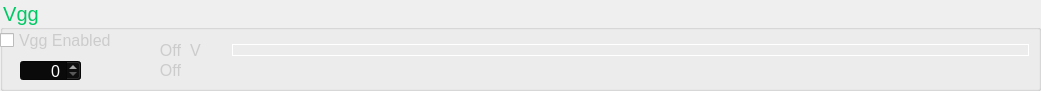
    <widget class="QGroupBox" name="groupBoxVgg">
     <property name="geometry">
      <rect>
       <x>20</x>
       <y>480</y>
       <width>1041</width>
       <height>91</height>
      </rect>
     </property>
     <property name="font">
      <font>
       <pointsize>15</pointsize>
      </font>
     </property>
     <property name="styleSheet">
      <string notr="true">color: rgb(0, 200, 100);
background-color: rgba(0, 0, 0xff);</string>
     </property>
     <property name="title">
      <string>Vgg</string>
     </property>
     <widget class="QSpinBox" name="spnVgg">
      <property name="geometry">
       <rect>
        <x>20</x>
        <y>60</y>
        <width>61</width>
        <height>21</height>
       </rect>
      </property>
      <property name="font">
       <font>
        <pointsize>12</pointsize>
       </font>
      </property>
      <property name="styleSheet">
       <string notr="true">background-color: rgb(10, 10, 10);
color: rgb(255, 255, 255);</string>
      </property>
      <property name="alignment">
       <set>Qt::AlignRight|Qt::AlignTrailing|Qt::AlignVCenter</set>
      </property>
      <property name="buttonSymbols">
       <enum>QAbstractSpinBox::UpDownArrows</enum>
      </property>
      <property name="minimum">
       <number>0</number>
      </property>
      <property name="maximum">
       <number>255</number>
      </property>
      <property name="singleStep">
       <number>16</number>
      </property>
      <property name="value">
       <number>0</number>
      </property>
      <property name="displayIntegerBase">
       <number>10</number>
      </property>
     </widget>
     <widget class="QCheckBox" name="checkBoxVggEnabled">
      <property name="geometry">
       <rect>
        <x>0</x>
        <y>30</y>
        <width>121</width>
        <height>21</height>
       </rect>
      </property>
      <property name="font">
       <font>
        <pointsize>12</pointsize>
       </font>
      </property>
      <property name="styleSheet">
       <string notr="true">color: rgb(204, 204, 204);</string>
      </property>
      <property name="text">
       <string>Vgg Enabled</string>
      </property>
     </widget>
     <widget class="QLabel" name="lblDigPotiCustomer_15">
      <property name="geometry">
       <rect>
        <x>190</x>
        <y>40</y>
        <width>21</width>
        <height>21</height>
       </rect>
      </property>
      <property name="font">
       <font>
        <pointsize>12</pointsize>
       </font>
      </property>
      <property name="styleSheet">
       <string notr="true">color: rgb(204, 204, 204);</string>
      </property>
      <property name="text">
       <string>V</string>
      </property>
      <property name="alignment">
       <set>Qt::AlignLeading|Qt::AlignLeft|Qt::AlignVCenter</set>
      </property>
     </widget>
     <widget class="QLabel" name="lbl_Vgg">
      <property name="geometry">
       <rect>
        <x>130</x>
        <y>40</y>
        <width>51</width>
        <height>21</height>
       </rect>
      </property>
      <property name="font">
       <font>
        <pointsize>12</pointsize>
       </font>
      </property>
      <property name="styleSheet">
       <string notr="true">color: rgb(204, 204, 204);</string>
      </property>
      <property name="text">
       <string>Off</string>
      </property>
      <property name="alignment">
       <set>Qt::AlignRight|Qt::AlignTrailing|Qt::AlignVCenter</set>
      </property>
     </widget>
     <widget class="QSlider" name="sliderVgg">
      <property name="geometry">
       <rect>
        <x>220</x>
        <y>20</y>
        <width>821</width>
        <height>61</height>
       </rect>
      </property>
      <property name="styleSheet">
       <string notr="true">.QSlider {
	background-color: transparent;
	background-image: url(:/Transparent_640x480.png);
}

.QSlider::groove:vertical {
    border:1px solid  rgb(180, 180, 180);
    width: 10px;
    background: 
qlineargradient(x1:0, y1:0, x2:1, y2:0,
                stop:0  rgb(180, 180, 180), stop: 0.5  rgb(20, 20, 20),
                stop:1 rgb(180, 180, 180));
    margin:12px 0;
}

.QSlider::handle:vertical {
    background:  
qradialgradient(cx:0.5, cy:0, radius: 1,
                fx:0.5, fy:0.5, stop:0  rgb(170,130,50), stop:1 rgb(68,52,20));
    height: 60px;
    border-radius: 25px;
    margin: -12px -24px;
}


.QSlider::groove:horizontal {
    border: 1px solid  rgb(255, 255, 255);
    height: 10px;
    background: 
qlineargradient(x1:0, y1:0, x2:0, y2:1,
                stop:0  rgb(180, 180, 180), stop: 0.5  rgb(20, 20, 20),
                stop:1 rgb(180, 180, 180));
    margin: 0 12px;
}

.QSlider::handle:horizontal {
    background:
qradialgradient(cx:0.5, cy:0, radius: 1,
                fx:0.5, fy:0.5, stop:0  rgb(238,182,70), stop:1 rgb(34,26,10));
    width: 60px;
    border-radius: 25px;
    margin: -24px -12px;
}</string>
      </property>
      <property name="maximum">
       <number>31</number>
      </property>
      <property name="sliderPosition">
       <number>5</number>
      </property>
      <property name="orientation">
       <enum>Qt::Horizontal</enum>
      </property>
      <property name="invertedAppearance">
       <bool>true</bool>
      </property>
     </widget>
     <widget class="QLabel" name="lblVggMeasured">
      <property name="geometry">
       <rect>
        <x>130</x>
        <y>60</y>
        <width>51</width>
        <height>21</height>
       </rect>
      </property>
      <property name="font">
       <font>
        <pointsize>12</pointsize>
       </font>
      </property>
      <property name="styleSheet">
       <string notr="true">color: rgb(204, 204, 204);</string>
      </property>
      <property name="text">
       <string>Off</string>
      </property>
      <property name="alignment">
       <set>Qt::AlignRight|Qt::AlignTrailing|Qt::AlignVCenter</set>
      </property>
     </widget>
    </widget>
